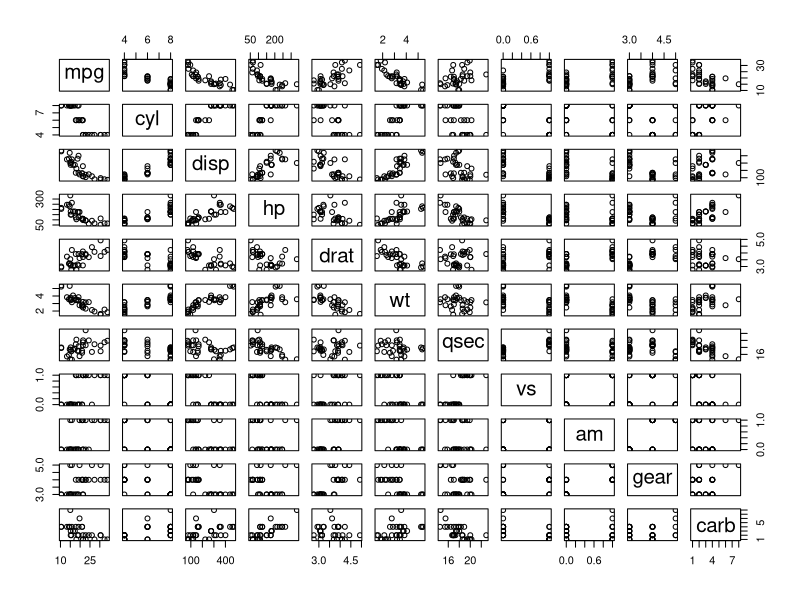
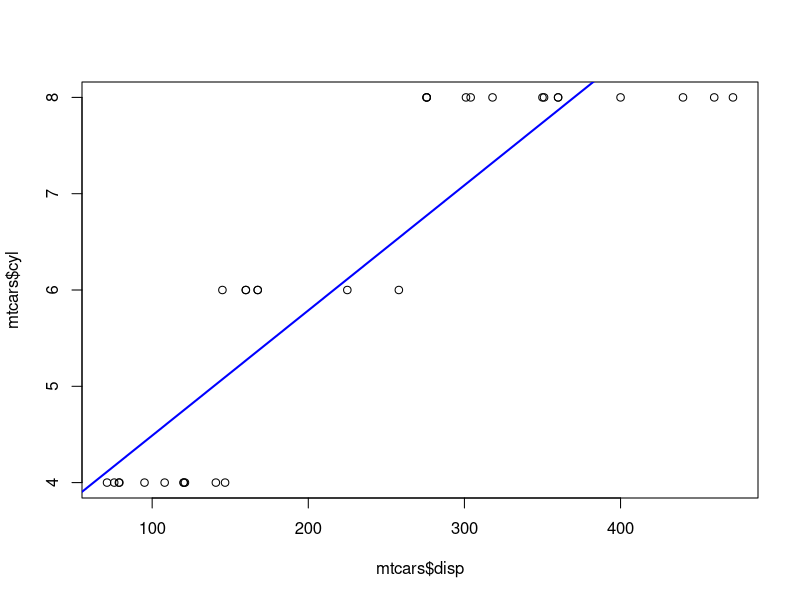
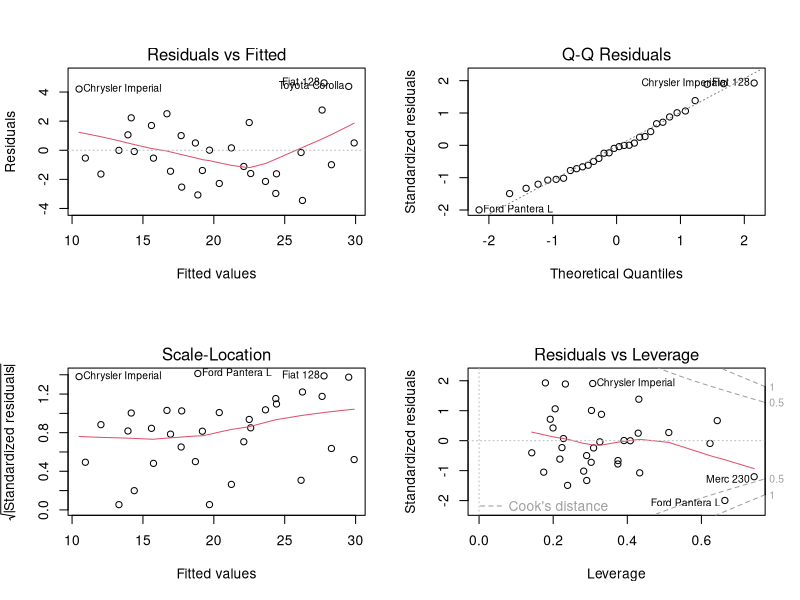
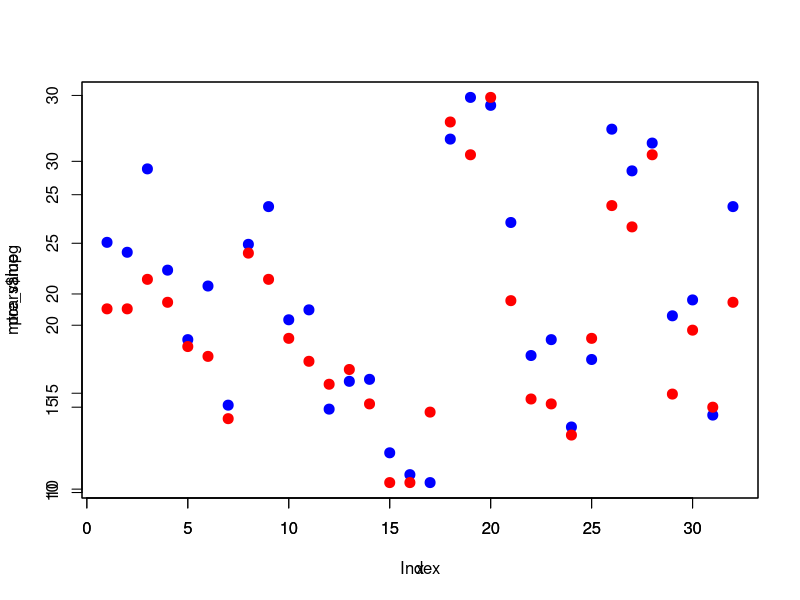

The R script that drew these images, in order:
# -----------------------------------------------
# 내장 데이터셋 mtcars
# - 독립변수, 종속변수
# - 회귀모델 생성
# - 회귀계수만 출력
# -----------------------------------------------
# 데이터 확인
str(mtcars)

plot(mtcars)

# 결측치 확인
sum(is.na(mtcars))

# 상관계수 확인
cor(mtcars)

# 독립변수 : disp, 종속변수 : cyl
plot(mtcars$disp, mtcars$cyl)

# 회귀모델 생성
out <- lm(mtcars$cyl ~ mtcars$disp); out
summary(out)
abline(out, col = 'blue', lwd = 2)


# 다중회귀분석
out2 <- lm(mpg ~ ., data = mtcars); out2
summary(out2)

# =========================================================================
# 데이터 전처리
sortData <- sort(abs(cor(mtcars)[, 'mpg']), decreasing = T)[-1]; sortData
selNames <- names(sortData <- sortData[sortData > 0.7])
selNames <-  c(selNames, 'mpg'); selNames

mtcars[, selNames]

# 다중선형모델 생성 ------------------------------------------------------
# 종속변수 mpg ~ 독립변수 .(전체)
mModel <- lm(mtcars$mpg ~ ., data = mtcars); mModel

summary(mModel)

# (1) 회귀계수
coef(mModel)

# (2) 잔차체크
resid(mModel)

# (3) 선형회귀식 기반 연비 예측 결과
pre_value <- round(fitted(mModel), 1); pre_value

par(mfrow = c(2,2))
plot(mModel)

x <- 1:dim(mtcars)[1]; x

par(mfrow = c(1,1))
plot(x, pre_value, col = 'blue', pch = 20, cex = 2)  # 예측값 vs mtcars$mpg
par(new = T)
plot(mtcars$mpg, col = 'red', pch = 20, cex = 2)

# 예측함수 => predict(모델객체, newdata = 독립변수)

# -----------------------------------------------------------
library(car)
Prestige

# 변수의 표준화
sData <- scale(Prestige$income)
mean(sData); sd(sData)
# VS
mean(Prestige$income); sd(Prestige$income)
